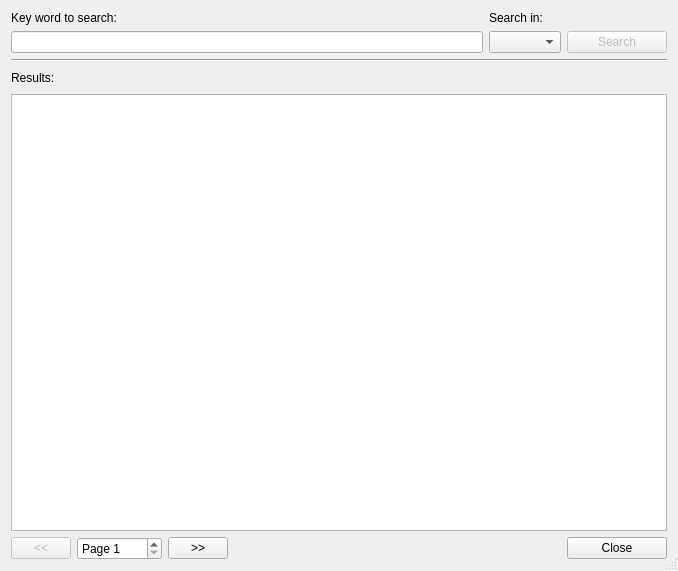
<?xml version="1.0" encoding="UTF-8"?>
<ui version="4.0">
 <class>SearchVideosImpl</class>
 <widget class="QDialog" name="SearchVideosImpl">
  <property name="geometry">
   <rect>
    <x>0</x>
    <y>0</y>
    <width>678</width>
    <height>571</height>
   </rect>
  </property>
  <property name="windowTitle">
   <string>Video Search</string>
  </property>
  <property name="windowIcon">
   <iconset>
    <normaloff>:/buttons/images/search.png</normaloff>:/buttons/images/search.png</iconset>
  </property>
  <property name="sizeGripEnabled">
   <bool>true</bool>
  </property>
  <property name="modal">
   <bool>false</bool>
  </property>
  <layout class="QGridLayout" name="gridLayout_4">
   <item row="0" column="0">
    <layout class="QGridLayout" name="gridLayout">
     <item row="0" column="0">
      <widget class="QLabel" name="label">
       <property name="text">
        <string>Key word to search:</string>
       </property>
      </widget>
     </item>
     <item row="0" column="1">
      <widget class="QLabel" name="label_2">
       <property name="text">
        <string>Search in:</string>
       </property>
      </widget>
     </item>
     <item row="1" column="0">
      <widget class="QLineEdit" name="edtKeyWord"/>
     </item>
     <item row="1" column="1">
      <widget class="QComboBox" name="cmbSearchIn"/>
     </item>
     <item row="1" column="2">
      <widget class="QPushButton" name="btnSearch">
       <property name="enabled">
        <bool>false</bool>
       </property>
       <property name="minimumSize">
        <size>
         <width>100</width>
         <height>0</height>
        </size>
       </property>
       <property name="text">
        <string>Search</string>
       </property>
       <property name="default">
        <bool>false</bool>
       </property>
      </widget>
     </item>
    </layout>
   </item>
   <item row="1" column="0">
    <widget class="Line" name="line">
     <property name="orientation">
      <enum>Qt::Horizontal</enum>
     </property>
    </widget>
   </item>
   <item row="2" column="0">
    <layout class="QGridLayout" name="gridLayout_2">
     <item row="0" column="0">
      <widget class="QLabel" name="label_3">
       <property name="text">
        <string>Results:</string>
       </property>
      </widget>
     </item>
     <item row="0" column="1">
      <spacer name="horizontalSpacer_2">
       <property name="orientation">
        <enum>Qt::Horizontal</enum>
       </property>
       <property name="sizeHint" stdset="0">
        <size>
         <width>268</width>
         <height>20</height>
        </size>
       </property>
      </spacer>
     </item>
    </layout>
   </item>
   <item row="3" column="0">
    <layout class="QVBoxLayout" name="verticalLayout">
     <property name="spacing">
      <number>5</number>
     </property>
     <item>
      <widget class="QScrollArea" name="scrollSearchItems">
       <property name="widgetResizable">
        <bool>true</bool>
       </property>
       <widget class="QWidget" name="scrollAreaSearchItems">
        <property name="geometry">
         <rect>
          <x>0</x>
          <y>0</y>
          <width>648</width>
          <height>375</height>
         </rect>
        </property>
        <property name="palette">
         <palette>
          <active>
           <colorrole role="Base">
            <brush brushstyle="SolidPattern">
             <color alpha="255">
              <red>255</red>
              <green>255</green>
              <blue>255</blue>
             </color>
            </brush>
           </colorrole>
           <colorrole role="Window">
            <brush brushstyle="SolidPattern">
             <color alpha="255">
              <red>255</red>
              <green>255</green>
              <blue>255</blue>
             </color>
            </brush>
           </colorrole>
          </active>
          <inactive>
           <colorrole role="Base">
            <brush brushstyle="SolidPattern">
             <color alpha="255">
              <red>255</red>
              <green>255</green>
              <blue>255</blue>
             </color>
            </brush>
           </colorrole>
           <colorrole role="Window">
            <brush brushstyle="SolidPattern">
             <color alpha="255">
              <red>255</red>
              <green>255</green>
              <blue>255</blue>
             </color>
            </brush>
           </colorrole>
          </inactive>
          <disabled>
           <colorrole role="Base">
            <brush brushstyle="SolidPattern">
             <color alpha="255">
              <red>255</red>
              <green>255</green>
              <blue>255</blue>
             </color>
            </brush>
           </colorrole>
           <colorrole role="Window">
            <brush brushstyle="SolidPattern">
             <color alpha="255">
              <red>255</red>
              <green>255</green>
              <blue>255</blue>
             </color>
            </brush>
           </colorrole>
          </disabled>
         </palette>
        </property>
        <property name="styleSheet">
         <string>/*QWidget{background: white;}*/</string>
        </property>
        <layout class="QGridLayout" name="gridLayout_3">
         <property name="margin">
          <number>2</number>
         </property>
         <property name="spacing">
          <number>2</number>
         </property>
         <item row="1" column="0">
          <widget class="QStackedWidget" name="stackedResults">
           <property name="currentIndex">
            <number>0</number>
           </property>
           <widget class="QWidget" name="pageSearching">
            <layout class="QVBoxLayout" name="verticalLayout_2">
             <item>
              <spacer name="verticalSpacer">
               <property name="orientation">
                <enum>Qt::Vertical</enum>
               </property>
               <property name="sizeHint" stdset="0">
                <size>
                 <width>20</width>
                 <height>134</height>
                </size>
               </property>
              </spacer>
             </item>
             <item>
              <widget class="QLabel" name="lblSearching">
               <property name="text">
                <string notr="true"/>
               </property>
               <property name="alignment">
                <set>Qt::AlignCenter</set>
               </property>
              </widget>
             </item>
             <item>
              <widget class="QLabel" name="imgSearching">
               <property name="minimumSize">
                <size>
                 <width>0</width>
                 <height>30</height>
                </size>
               </property>
               <property name="text">
                <string notr="true"/>
               </property>
               <property name="alignment">
                <set>Qt::AlignCenter</set>
               </property>
              </widget>
             </item>
             <item>
              <spacer name="verticalSpacer_2">
               <property name="orientation">
                <enum>Qt::Vertical</enum>
               </property>
               <property name="sizeHint" stdset="0">
                <size>
                 <width>20</width>
                 <height>134</height>
                </size>
               </property>
              </spacer>
             </item>
            </layout>
           </widget>
           <widget class="QWidget" name="pageResults">
            <layout class="QGridLayout" name="gridLayout_5">
             <property name="margin">
              <number>0</number>
             </property>
             <property name="spacing">
              <number>2</number>
             </property>
             <item row="0" column="0">
              <layout class="QVBoxLayout" name="layoutSearchItems"/>
             </item>
            </layout>
           </widget>
          </widget>
         </item>
        </layout>
       </widget>
      </widget>
     </item>
    </layout>
   </item>
   <item row="4" column="0">
    <layout class="QHBoxLayout" name="horizontalLayout">
     <item>
      <widget class="QPushButton" name="btnPrevSearch">
       <property name="enabled">
        <bool>false</bool>
       </property>
       <property name="maximumSize">
        <size>
         <width>60</width>
         <height>16777215</height>
        </size>
       </property>
       <property name="text">
        <string>&lt;&lt;</string>
       </property>
      </widget>
     </item>
     <item>
      <widget class="QSpinBox" name="spinBoxPage">
       <property name="prefix">
        <string>Page </string>
       </property>
       <property name="minimum">
        <number>1</number>
       </property>
       <property name="maximum">
        <number>9999</number>
       </property>
      </widget>
     </item>
     <item>
      <widget class="QPushButton" name="btnNextSearch">
       <property name="maximumSize">
        <size>
         <width>60</width>
         <height>16777215</height>
        </size>
       </property>
       <property name="text">
        <string>&gt;&gt;</string>
       </property>
      </widget>
     </item>
     <item>
      <spacer name="horizontalSpacer">
       <property name="orientation">
        <enum>Qt::Horizontal</enum>
       </property>
       <property name="sizeHint" stdset="0">
        <size>
         <width>268</width>
         <height>20</height>
        </size>
       </property>
      </spacer>
     </item>
     <item>
      <widget class="QPushButton" name="btnClose">
       <property name="minimumSize">
        <size>
         <width>100</width>
         <height>0</height>
        </size>
       </property>
       <property name="text">
        <string>Close</string>
       </property>
       <property name="default">
        <bool>false</bool>
       </property>
      </widget>
     </item>
    </layout>
   </item>
  </layout>
 </widget>
 <resources/>
 <connections>
  <connection>
   <sender>btnClose</sender>
   <signal>clicked()</signal>
   <receiver>SearchVideosImpl</receiver>
   <slot>accept()</slot>
   <hints>
    <hint type="sourcelabel">
     <x>509</x>
     <y>534</y>
    </hint>
    <hint type="destinationlabel">
     <x>363</x>
     <y>536</y>
    </hint>
   </hints>
  </connection>
 </connections>
</ui>
